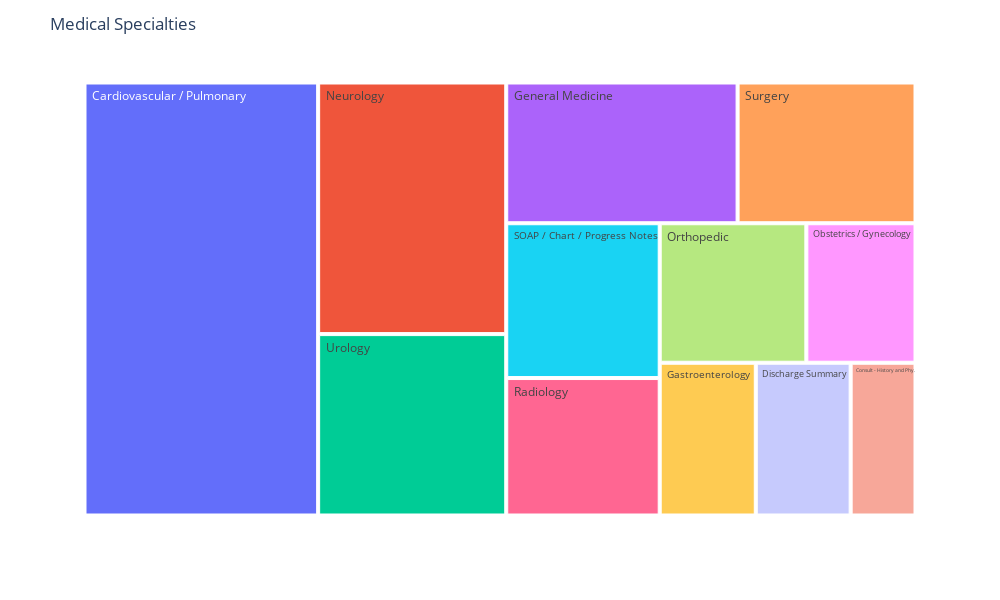

The code cell stored with this chart in its notebook:
### Code cell
import plotly.express as px

fig = px.treemap(df_treemap, path= ["medical_specialty"], values="value_count")
fig.update_layout(title='Medical Specialties', width=1000, height=600)
fig.show()

### Figure 1 — Plotly figure (JSON) as saved in the notebook; plotly's stock layout.template omitted (floating-point values rounded to 4 significant figures)
{"data": [{"branchvalues": "total", "domain": {"x": [0, 1], "y": [0, 1]}, "hovertemplate": "labels=%{label}<br>value_count=%{value}<br>parent=%{parent}<br>id=%{id}<extra></extra>", "ids": [" Cardiovascular / Pulmonary", " Consult - History and Phy.", " Discharge Summary", " Gastroenterology", " General Medicine", " Neurology", " Obstetrics / Gynecology", " Orthopedic", " Radiology", " SOAP / Chart / Progress Notes", " Surgery", " Urology"], "labels": [" Cardiovascular / Pulmonary", " Consult - History and Phy.", " Discharge Summary", " Gastroenterology", " General Medicine", " Neurology", " Obstetrics / Gynecology", " Orthopedic", " Radiology", " SOAP / Chart / Progress Notes", " Surgery", " Urology"], "name": "", "parents": ["", "", "", "", "", "", "", "", "", "", "", ""], "type": "treemap", "values": [1103, 108, 158, 160, 355, 516, 166, 223, 230, 259, 273, 372]}], "layout": {"height": 600, "legend": {"tracegroupgap": 0}, "margin": {"t": 60}, "title": {"text": "Medical Specialties"}, "width": 1000}}
